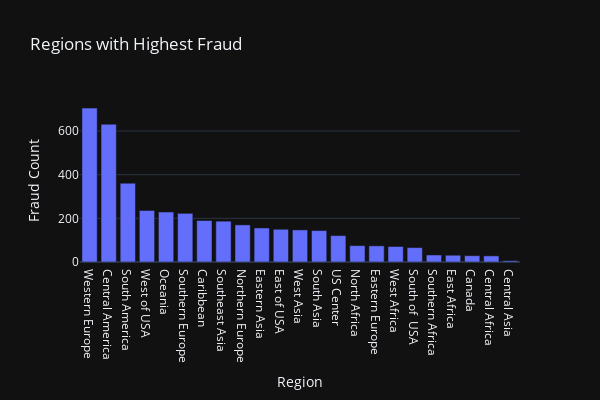

Notebook cell for this chart:
### Code cell
fraud_data = df[(df['Order Status'] == 'SUSPECTED_FRAUD') & (df['Type'] == 'TRANSFER')]

fraud_by_region = fraud_data['Order Region'].value_counts().reset_index()
fraud_by_region.columns = ['Order Region', 'Count']
fraud_by_region = fraud_by_region.sort_values(by='Count', ascending=False)

fig = px.bar(
    fraud_by_region,
    x='Order Region',
    y='Count',
    title='Regions with Highest Fraud',
    labels={'Order Region': 'Region', 'Count': 'Fraud Count'},
    template='plotly_dark',
    width=600,
    height=400
)

fig.show()

### Figure 1 — Plotly figure (JSON) as saved in the notebook; plotly's stock layout.template omitted (floating-point values rounded to 4 significant figures)
{"data": [{"alignmentgroup": "True", "hovertemplate": "Region=%{x}<br>Fraud Count=%{y}<extra></extra>", "legendgroup": "", "marker": {"color": "#636efa", "pattern": {"shape": ""}}, "name": "", "offsetgroup": "", "orientation": "v", "showlegend": false, "textposition": "auto", "type": "bar", "x": ["Western Europe", "Central America", "South America", "West of USA ", "Oceania", "Southern Europe", "Caribbean", "Southeast Asia", "Northern Europe", "Eastern Asia", "East of USA", "West Asia", "South Asia", "US Center ", "North Africa", "Eastern Europe", "West Africa", "South of  USA ", "Southern Africa", "East Africa", "Canada", "Central Africa", "Central Asia"], "xaxis": "x", "y": [705, 631, 361, 236, 229, 223, 190, 187, 170, 156, 150, 147, 144, 121, 75, 74, 71, 66, 32, 31, 29, 28, 6], "yaxis": "y"}], "layout": {"barmode": "relative", "height": 400, "legend": {"tracegroupgap": 0}, "title": {"text": "Regions with Highest Fraud"}, "width": 600, "xaxis": {"anchor": "y", "domain": [0, 1], "title": {"text": "Region"}}, "yaxis": {"anchor": "x", "domain": [0, 1], "title": {"text": "Fraud Count"}}}}
